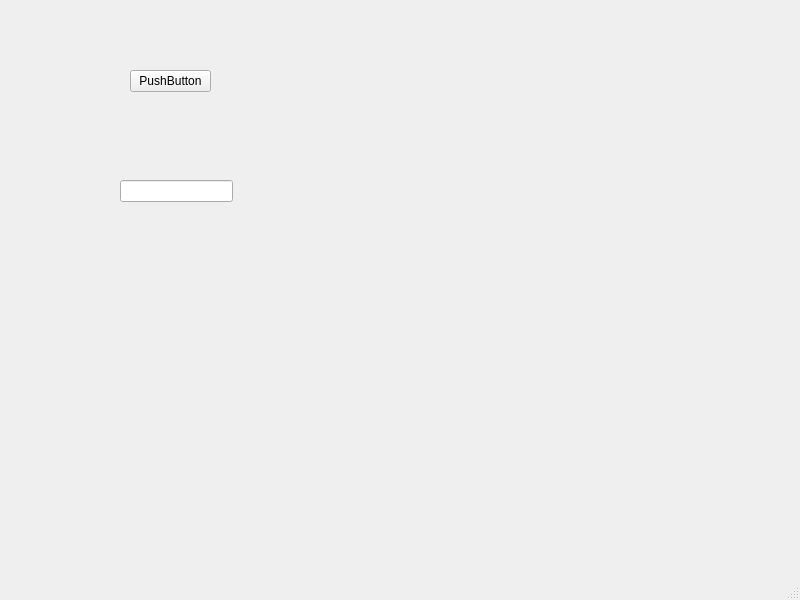
<?xml version="1.0" encoding="UTF-8"?>
<ui version="4.0">
 <class>MainWindow</class>
 <widget class="QMainWindow" name="MainWindow">
  <property name="geometry">
   <rect>
    <x>0</x>
    <y>0</y>
    <width>800</width>
    <height>600</height>
   </rect>
  </property>
  <property name="windowTitle">
   <string>MainWindow</string>
  </property>
  <widget class="QWidget" name="centralwidget">
   <widget class="QPushButton" name="pushButton">
    <property name="geometry">
     <rect>
      <x>130</x>
      <y>70</y>
      <width>81</width>
      <height>22</height>
     </rect>
    </property>
    <property name="text">
     <string>PushButton</string>
    </property>
   </widget>
   <widget class="QLineEdit" name="lineEdit">
    <property name="geometry">
     <rect>
      <x>120</x>
      <y>180</y>
      <width>113</width>
      <height>22</height>
     </rect>
    </property>
   </widget>
  </widget>
  <widget class="QMenuBar" name="menubar">
   <property name="geometry">
    <rect>
     <x>0</x>
     <y>0</y>
     <width>800</width>
     <height>19</height>
    </rect>
   </property>
  </widget>
  <widget class="QStatusBar" name="statusbar"/>
 </widget>
 <resources/>
 <connections/>
</ui>
